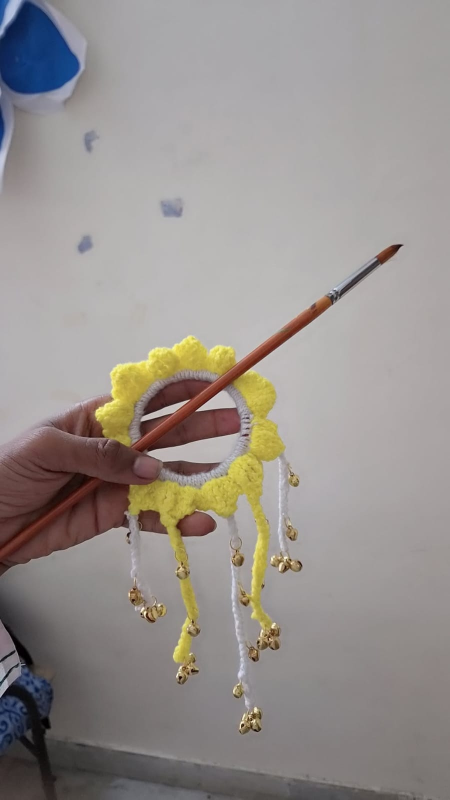
#> input picture all work/jewellery/10$ each/artistic jewellery 10 $.jpeg, 899 x 1599 px (shown at 1/2 size); its folder holds only this picture in this run
$ python optimize_images.py
#> lines starting #> are read from the running program, lines starting #| are printed output that depends on the picture
# optimize_images.py - Resizing and WebP compression pipeline for Shweta Studio
import os
import glob
from PIL import Image

def optimize_image(img_path):
    print(f"Optimizing: {img_path}...")
    try:
        # Open source image
        with Image.open(img_path) as im:
            # Convert to RGB (required for WebP output of RGBA/CMYK images)
            if im.mode != "RGB":
                im = im.convert("RGB")

            base_dir = os.path.dirname(img_path)
            base_name = os.path.splitext(os.path.basename(img_path))[0]

            # Target sizes
            sizes = {
                'large': 1200,
                'medium': 800,
                'thumb': 400
            }

            for suffix, max_size in sizes.items():
                target_path = os.path.join(base_dir, f"{base_name}_{suffix}.webp")

                # If optimized file already exists and is newer than source, skip it to save time
                if os.path.exists(target_path) and os.path.getmtime(target_path) > os.path.getmtime(img_path):
                    continue

                # Calculate new aspect-ratio-scaled dimensions
                width, height = im.size
                if width > max_size or height > max_size:
                    if width > height:
                        new_w = max_size
                        new_h = int(height * (max_size / width))
                    else:
                        new_h = max_size
                        new_w = int(width * (max_size / height))

                    resized_im = im.resize((new_w, new_h), Image.Resampling.LANCZOS)
                else:
                    resized_im = im

                # Save as WebP
                # quality=85 is standard, thumb can be 80, large can be 85
                quality = 80 if suffix == 'thumb' else 85
                resized_im.save(target_path, "WEBP", quality=quality)

            print(f"  Generated WebP variants for: {base_name}")
    except Exception as e:
        print(f"  [ERROR] Failed to optimize {img_path}: {e}")

def main():
    # Scan all work directory recursively for image formats
    extensions = ['*.jpg', '*.jpeg', '*.png', '*.JPG', '*.JPEG', '*.PNG']
    images_found = []

    for ext in extensions:
        images_found.extend(glob.glob(f"all work/**/{ext}", recursive=True))
#> pass 2 of the loop in main, `for ext in extensions:`:

    print(f"Found {len(images_found)} source artwork images under 'all work/'. Starting pipeline...")

    for img_path in images_found:
        optimize_image(img_path)
#> in optimize_image, im is the input picture: PIL image 899x1599 RGB; mean R, G, B 151.1, 145.2, 141.6
#> the loop in optimize_image, `for suffix, max_size in sizes.items():` made 3 passes
#> pass 1, in optimize_image, `resized_im = im.resize((new_w, new_h), Image.Resampling.LANCZOS)`:
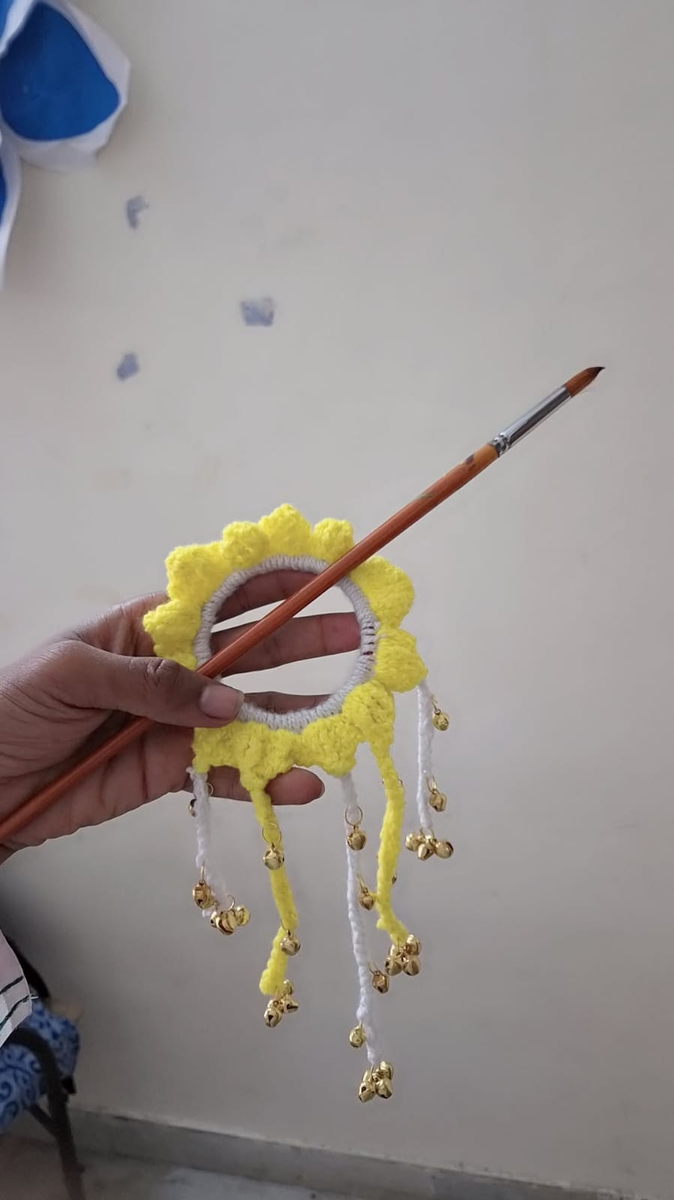
#> resized_im: PIL image 674x1200 RGB; mean R, G, B 151.1, 145.2, 141.6
#> pass 2 of the loop in main, `for img_path in images_found:`:
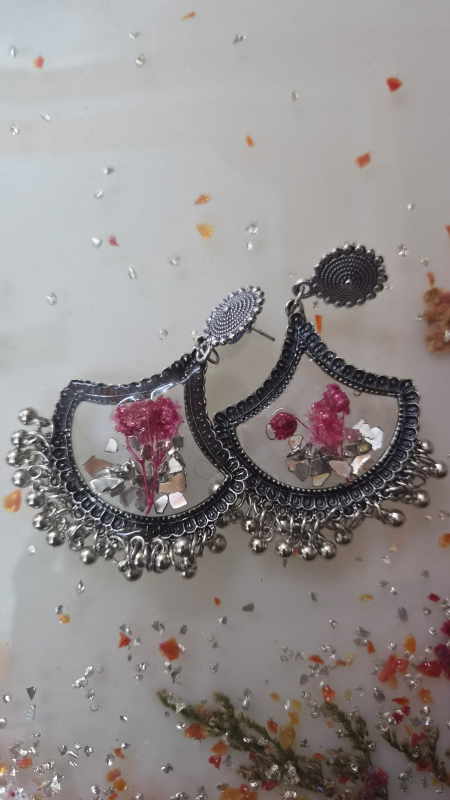
#> input picture all work/jewellery/20 $ each/artistic jewellery 3.jpeg, 900 x 1600 px (shown at 1/2 size)
#> in optimize_image, im is the input picture: PIL image 900x1600 RGB; mean R, G, B 146.5, 141, 140.5
#> the loop in optimize_image (call 2), `for suffix, max_size in sizes.items():` made 3 passes
#> pass 1, in optimize_image (call 2), `resized_im = im.resize((new_w, new_h), Image.Resampling.LANCZOS)`:
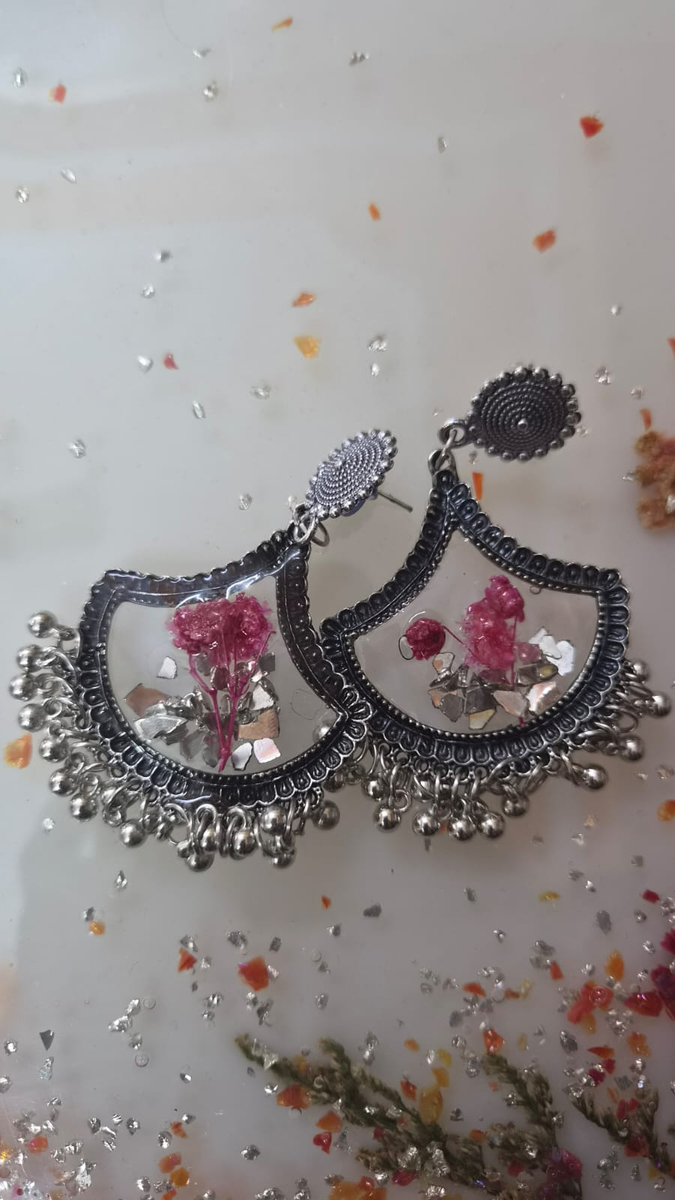
#> resized_im: PIL image 675x1200 RGB; mean R, G, B 146.5, 141, 140.5

    print("Optimization pipeline completed successfully!")

if __name__ == "__main__":
    main()
